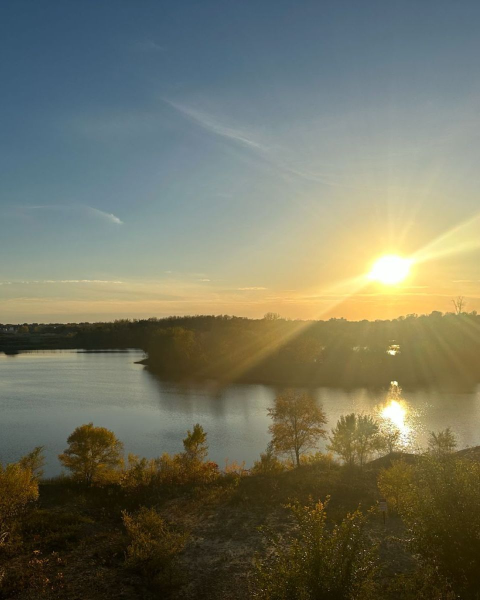
#> input picture andrew-drish/img/hermit.jpg, 960 x 1200 px, given in place of ld14.png, which was not available (shown at 1/2 size)
$ python stills.py ../../andrew-drish/img/hermit.jpg
#> lines starting #> are read from the running program, lines starting #| are printed output that depends on the picture; after the words box and inside, x2 and y2 are one past the last pixel; in counts of white or black regions, pixels touching at a corner belong together; pictures that were not available may be replaced by others from this repository, and a replacement may not be noted
# Graded stills (brief §5.6, §7a, §7e): slab texture + hero grounds, A-300 portrait and empty bay, A-301
# material crops, the plan-cut still. Same grade as the mezzanines (blacks on #0B0B0A, saturation -10% with
# chalk blue and orange protected). AVIF + JPEG, each fitted to its §7e budget.
# usage: python -I stills.py [--only id,id] [--ghost 0.12]
#   --only: rebuild just these ids (e.g. --only hero-ground-169,hero-ground-916); the report is merged.
#   --ghost: opacity of the pre-snap ghost baked into the hero grounds (FIXLIST-1 §8 H-2b), default 0.12.
import os, sys, json, io, subprocess
import numpy as np, cv2
from PIL import Image

ARGV = sys.argv[1:]
def opt(name, default):
    return ARGV[ARGV.index(name) + 1] if name in ARGV else default
ONLY = set(x for x in opt('--only', '').split(',') if x)
def want(k): return not ONLY or k in ONLY
GHOST = float(opt('--ghost', '0.12'))

S = '/tmp/claude-0/-home-user/a462cba4-955f-5044-9e19-3a11e18ef1bf/scratchpad'
M = S + '/media'; N = M + '/new'
R = os.path.dirname(os.path.dirname(os.path.abspath(__file__))); P = R + '/public/media'
SLAB = np.array([10, 11, 11], np.float32) / 255.0

def bump(h, lo, hi, soft=8.0): return np.clip(np.minimum(h - (lo - soft), (hi + soft) - h) / soft, 0, 1)
def grade(bgr8):
    f = bgr8.astype(np.float32) / 255.
    hsv = cv2.cvtColor(f, cv2.COLOR_BGR2HSV); h = hsv[..., 0]
    hsv[..., 1] *= 1.0 - 0.10 * (1.0 - np.maximum(bump(h, 200, 230), bump(h, 8, 30)))
    f = SLAB + cv2.cvtColor(hsv, cv2.COLOR_HSV2BGR) * (1 - SLAB)
    return (np.clip(f, 0, 1) * 255 + .5).astype(np.uint8)
def exposure(bgr8, k):
    c = bgr8.astype(np.float32) / 255.; lin = np.where(c <= 0.04045, c / 12.92, ((c + 0.055) / 1.055) ** 2.4) * k
    s = np.where(lin <= 0.0031308, lin * 12.92, 1.055 * np.power(np.maximum(lin, 1e-8), 1 / 2.4) - 0.055)
    return (np.clip(s, 0, 1) * 255 + .5).astype(np.uint8)
def save(bgr8, base, budget_kb, jq=82):
    im = Image.fromarray(cv2.cvtColor(bgr8, cv2.COLOR_BGR2RGB))
    for q in (70, 64, 58, 52, 46, 40, 34, 28, 22):
        b = io.BytesIO(); im.save(b, 'AVIF', quality=q, speed=4)
        if b.tell() <= budget_kb * 1000: break
    open(base + '.avif', 'wb').write(b.getvalue())
    for jqq in (jq, 76, 70, 64, 58):
        bj = io.BytesIO(); im.save(bj, 'JPEG', quality=jqq, optimize=True, progressive=True)
        if bj.tell() <= budget_kb * 2500: break   # JPEG fallback: allowed ~2.5x the AVIF budget
    open(base + '.jpg', 'wb').write(bj.getvalue())
    return {'avifQ': q, 'avif': len(b.getvalue()), 'jpgQ': jqq, 'jpg': len(bj.getvalue()), 'budgetKB': budget_kb}
def fitsq(img, cx, cy, side, out):
    h, w = img.shape[:2]; side = min(side, w, h)
    x0 = int(np.clip(cx - side / 2, 0, w - side)); y0 = int(np.clip(cy - side / 2, 0, h - side))
    return cv2.resize(img[y0:y0 + side, x0:x0 + side], (out, out), interpolation=cv2.INTER_AREA)

def film_frame(path, n, crop=None):
    """frame n of a video, decoded with the system ffmpeg (BGR uint8)"""
    vf = f'select=eq(n\\,{n})' + (f',crop={crop}' if crop else '')
    raw = subprocess.run(['ffmpeg', '-v', 'error', '-i', path, '-vf', vf, '-frames:v', '1', '-f', 'image2pipe', '-vcodec', 'png', '-'],
                         capture_output=True, check=True).stdout
    return cv2.imdecode(np.frombuffer(raw, np.uint8), cv2.IMREAD_COLOR)
def near_darken(bgr8, dk):
    """the hero film's NEAR darkening (hero.py), so a ghost cut from the mezzanine matches the film's look"""
    H, W = bgr8.shape[:2]; x0, y0, x1, y1 = dk['box']; amt = dk['linearLightRemoved']
    m = np.zeros((H, W), np.float32); mg = 0.03 * max(W, H)
    cv2.ellipse(m, (int((x0 + x1) / 2 * W), int((y0 + y1) / 2 * H)), (int((x1 - x0) / 2 * W * 1.18 + mg), int((y1 - y0) / 2 * H * 1.35 + mg)), 0, 0, 360, 1.0, -1)
    sig = max(W, H) * 0.045
    m = cv2.GaussianBlur(cv2.dilate(m, cv2.getStructuringElement(cv2.MORPH_ELLIPSE, (int(sig * 2.5) | 1, int(sig * 2.5) | 1))), (0, 0), sig)
    m = (m / m.max())[..., None]
    c = bgr8.astype(np.float32) / 255.; lin = np.where(c <= 0.04045, c / 12.92, ((c + 0.055) / 1.055) ** 2.4) * (1 - amt * m)
    s_ = np.where(lin <= 0.0031308, lin * 12.92, 1.055 * np.power(np.maximum(lin, 1e-8), 1 / 2.4) - 0.055)
    return (np.clip(s_, 0, 1) * 255 + .5).astype(np.uint8)
# H-2b (director, FIXLIST-1 §8): the A-000 ground carries a faint PRE-SNAP GHOST of the same film, so the first
# paint is not an empty slab and the film rises out of it. 16:9: c34 frame 60 = the hero film's FIRST frame
# (decoded from the shipped AV1 file, so the film starts exactly where the ghost is). 9:16: the hero film starts at
# N01b frame 76, after the snap (dust already up), so the ghost is N01b frame 48: 07 crouched, holding the line taut,
# same static camera and the same 1076x1912 crop at y 6, with the film's NEAR darkening applied. Blend: the graded
# frame at GHOST opacity over the slab ground (sRGB "normal" blend, as a CSS layer at that opacity would be).
GHOST_SRC = {
    'hero-ground-169': dict(kind='film', path=P + '/hero/hero-snap-169.av1.mp4', n=0, src='c34 frame 60 (hero-snap-169 frame 0)'),
    'hero-ground-916': dict(kind='mezz', path=S + '/a5tmp/mezz/n01b.mp4', n=48, crop='1076:1912:0:6', meta=P + '/hero/hero-meta-916.json',
                            src='N01b frame 48 (pre-snap; the 9:16 film starts at N01b frame 76)'),
}
def ghost_ground(gid, ground):
    g = GHOST_SRC[gid]
    if g['kind'] == 'film':
        fr = film_frame(g['path'], g['n'])
    else:
        fr = near_darken(film_frame(g['path'], g['n'], g['crop']), json.load(open(g['meta']))['nearDarken'])
    assert fr.shape == ground.shape, (fr.shape, ground.shape)
    out = ground.astype(np.float32) * (1 - GHOST) + fr.astype(np.float32) * GHOST
    return (np.clip(out, 0, 255) + .5).astype(np.uint8), fr

rep = {}
_rp = R + '/pipeline/out/stills.json'
if ONLY and os.path.exists(_rp): rep = json.load(open(_rp))
ld14 = cv2.imread(M + '/lookdev/ld14.png')                      # 1024² seamless concrete
#> ld14 is the input picture: shape (1200, 960, 3); mean B, G, R 96.7, 115.3, 114.5
# clean tile (A1, A4-2): inpaint ld14's faint orange survey ticks so the site-wide tiled ground has no marks
_lab = cv2.cvtColor(ld14, cv2.COLOR_BGR2LAB).astype(np.float32)
_a, _b = _lab[..., 1] - 128, _lab[..., 2] - 128
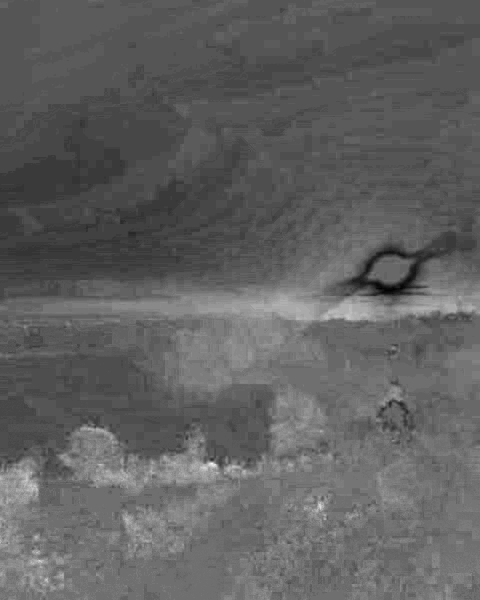
#> _a: shape (1200, 960) float32 (shown at 1/2 size); min -17, max 22, mean -2.1; drawn with min black and max white
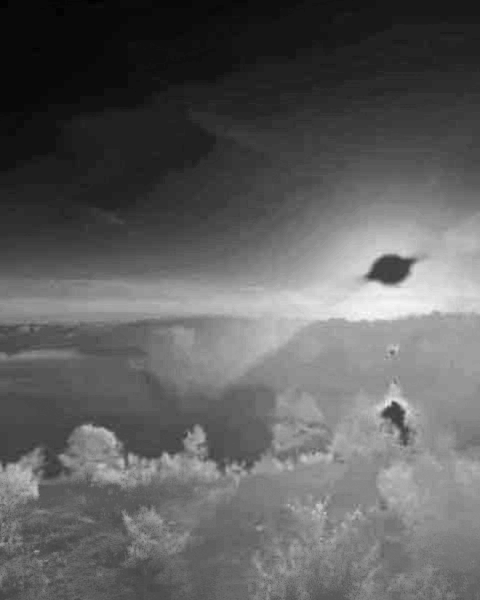
#> _b: shape (1200, 960) float32 (shown at 1/2 size); min -21, max 62, mean 10.1; drawn with min black and max white
_m = ((_a > 5) | (np.hypot(_a, _b) > 9)).astype(np.uint8)          # chromatic (orange/pink) marks
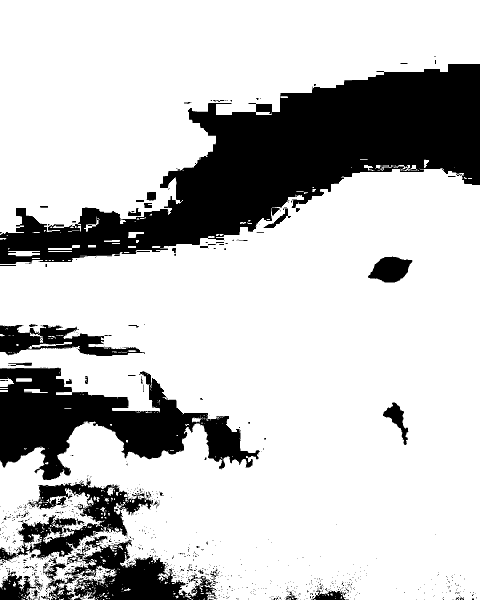
#> _m: shape (1200, 960) (shown at 1/2 size); values 0 (black) and 1 (white), 77.4% white; 999 black regions (929 under 20 px), largest, box (x1, y1, x2, y2) and area: (0, 128, 960, 528) 152025, (0, 735, 520, 960) 51335, (86, 1072, 433, 1200) 18710
_m = cv2.morphologyEx(_m, cv2.MORPH_CLOSE, np.ones((5, 5), np.uint8))
#> _m: shape (1200, 960); values 0 (black) and 1 (white), 79.1% white; 72 black regions (1 under 20 px), largest, box (x1, y1, x2, y2) and area: (0, 128, 960, 528) 149298, (0, 736, 408, 960) 44290, (174, 1086, 375, 1200) 11848
_n, _lb, _st, _ = cv2.connectedComponentsWithStats(_m, 8)
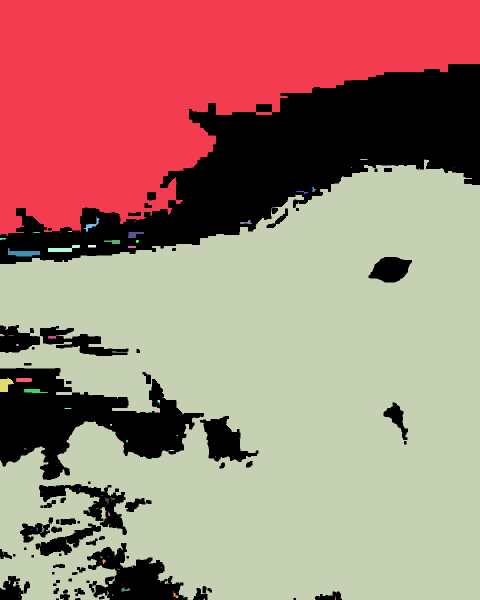
#> _lb: shape (1200, 960) int32 (shown at 1/2 size); 74 distinct labels, from 0 to 73; one colour per label, 0 black
_m = np.isin(_lb, [i for i in range(1, _n) if _st[i, 4] >= 30]).astype(np.uint8)   # ticks, not specks
#> _m: shape (1200, 960); values 0 (black) and 1 (white), 79% white; 72 black regions (1 under 20 px), largest, box (x1, y1, x2, y2) and area: (0, 128, 960, 528) 149376, (0, 736, 408, 960) 44416, (174, 1086, 375, 1200) 11895
_m = cv2.dilate(_m, np.ones((11, 11), np.uint8))
#> _m: shape (1200, 960); values 0 (black) and 1 (white), 84.6% white; 41 black regions (9 under 20 px), largest, box (x1, y1, x2, y2) and area: (0, 133, 960, 523) 125766, (0, 741, 380, 954) 33429, (215, 1124, 355, 1200) 5877
ld14 = cv2.inpaint(ld14, _m * 255, 6, cv2.INPAINT_TELEA)
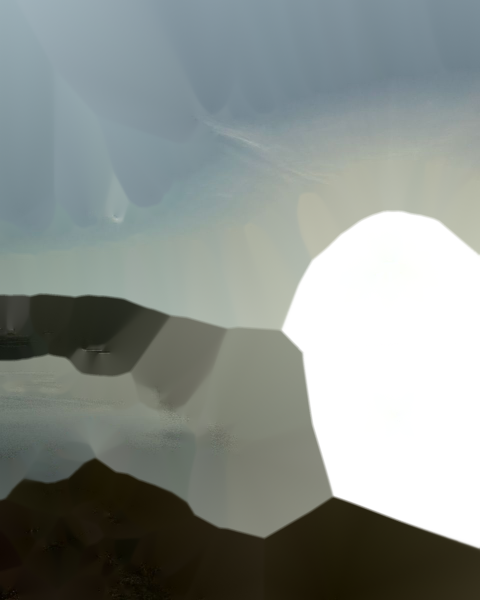
#> ld14: shape (1200, 960, 3) (shown at 1/2 size); mean B, G, R 139.8, 143.8, 137
tile = lambda w, h: np.tile(ld14, (h // 1024 + 1, w // 1024 + 1, 1))[:h, :w]
# tex-slab ships at FULL exposure: A1 tiles it site-wide multiplied by rgb(31 31 30) (≈12%). The hero
# grounds are pre-multiplied by exactly that (sRGB multiply, as CSS does) so the frame box matches the page.
MUL = np.array([30, 31, 31], np.float32) / 255.                   # BGR of rgb(31 31 30)
mul = lambda im: (im.astype(np.float32) * MUL + .5).astype(np.uint8)
if want('tex-slab'): rep['tex-slab'] = save(grade(ld14), P + '/tex/tex-slab', 120)
#> in grade, `hsv = cv2.cvtColor(f, cv2.COLOR_BGR2HSV)`: hsv: shape (1200, 960, 3) float32; mean H, S, V 122.1, 0.2, 0.6
#> in grade, `h = hsv[..., 0]`:
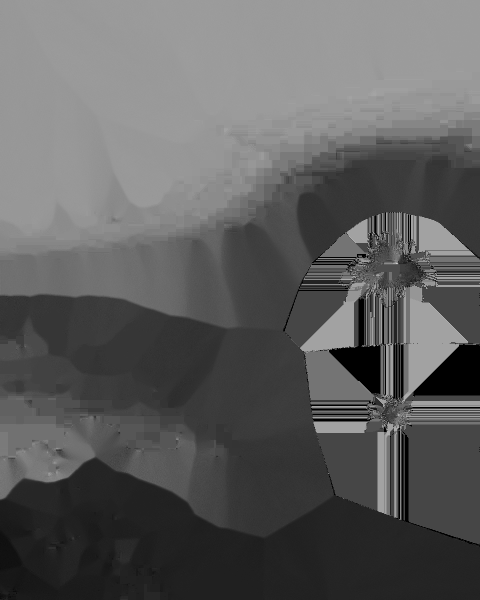
#> h: shape (1200, 960) float32 (shown at 1/2 size); min 0, max 330, mean 122.1; drawn with min black and max white
#> call 2 of bump, with lo = 8, hi = 30, soft = 8
#> in bump (call 2), `def bump(h, lo, hi, soft=8.0): return np.clip(np.minimum(h - (lo - sof..`:
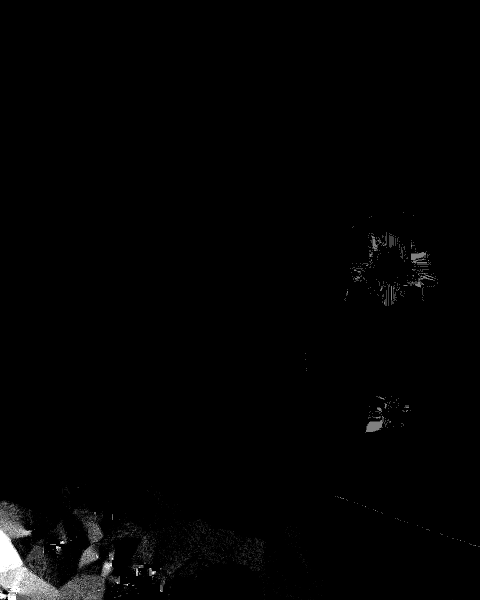
#> returned value: shape (1200, 960) float32 (shown at 1/2 size); min 0, max 1, mean 0.0123
#> in grade, `hsv[..., 1] *= 1.0 - 0.10 * (1.0 - np.maximum(bump(h, 200, 230), bump(..`: hsv: shape (1200, 960, 3) float32; mean H, S, V 122.1, 0.2, 0.6
#> in grade, `f = SLAB + cv2.cvtColor(hsv, cv2.COLOR_HSV2BGR) * (1 - SLAB)`: f: shape (1200, 960, 3) float32; mean H, S, V 0.569, 0.584, 0.559
#> (the run stopped early here; a loop or call above may not have finished)

$ run again, on andrew-drish/img/love.jpg
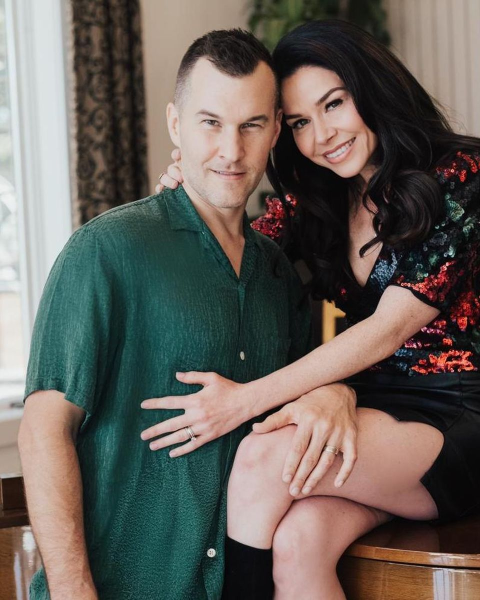
#> input picture andrew-drish/img/love.jpg, 960 x 1200 px, given in place of ld14.png, which was not available (shown at 1/2 size)
#> ld14 is the input picture: shape (1200, 960, 3); mean B, G, R 89.8, 96.2, 102.3
#> `_m = ((_a > 5) | (np.hypot(_a, _b) > 9)).astype(np.uint8)`:
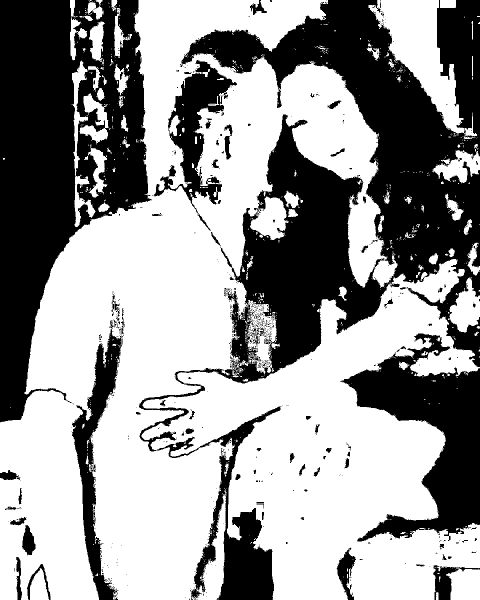
#> _m: shape (1200, 960) (shown at 1/2 size); values 0 (black) and 1 (white), 59.5% white; 789 black regions (710 under 20 px), largest, box (x1, y1, x2, y2) and area: (278, 0, 960, 1200) 229268, (0, 0, 303, 845) 141637, (681, 667, 960, 1083) 49307
#> _lb: shape (1200, 960) int32; 156 distinct labels, from 0 to 155
#> in bump (call 2), `def bump(h, lo, hi, soft=8.0): return np.clip(np.minimum(h - (lo - sof..`:
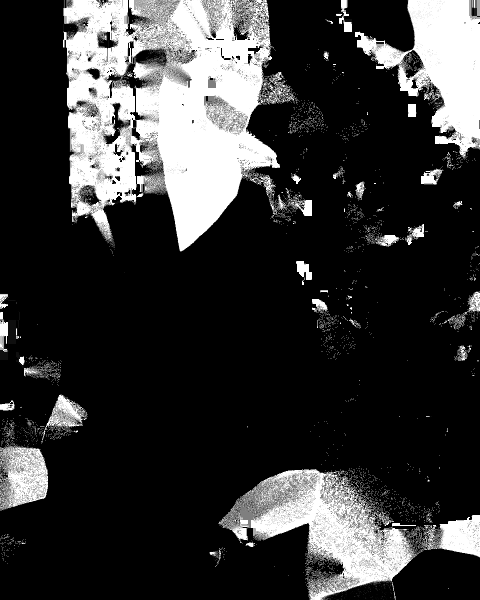
#> returned value: shape (1200, 960) float32 (shown at 1/2 size); min 0, max 1, mean 0.214

$ run again, on andrew-drish/img/prepper.jpg
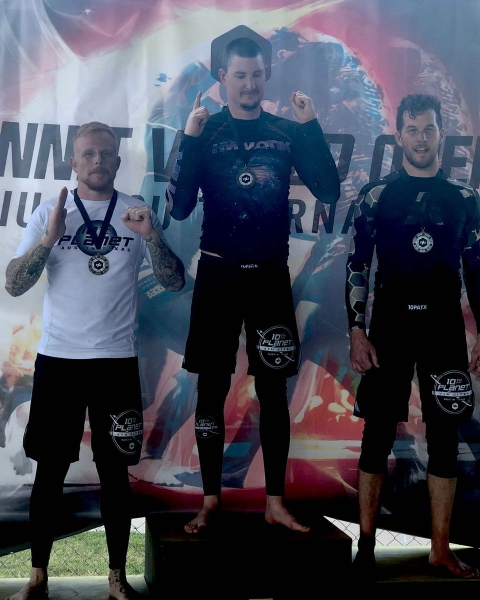
#> input picture andrew-drish/img/prepper.jpg, 960 x 1200 px, given in place of ld14.png, which was not available (shown at 1/2 size)
#> ld14 is the input picture: shape (1200, 960, 3); mean B, G, R 85.2, 72.4, 68.9
#> `_m = ((_a > 5) | (np.hypot(_a, _b) > 9)).astype(np.uint8)`:
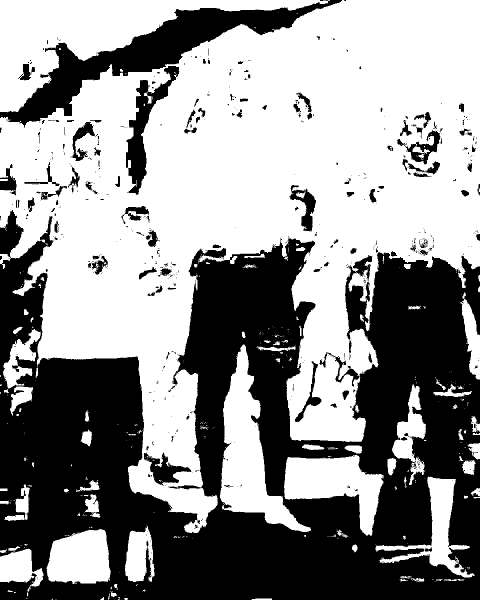
#> _m: shape (1200, 960) (shown at 1/2 size); values 0 (black) and 1 (white), 57.4% white; 640 black regions (514 under 20 px), largest, box (x1, y1, x2, y2) and area: (0, 432, 960, 1200) 421763, (0, 0, 684, 255) 35985, (252, 132, 359, 390) 7569
#> _lb: shape (1200, 960) int32; 151 distinct labels, from 0 to 150
#> in bump (call 2), `def bump(h, lo, hi, soft=8.0): return np.clip(np.minimum(h - (lo - sof..`:
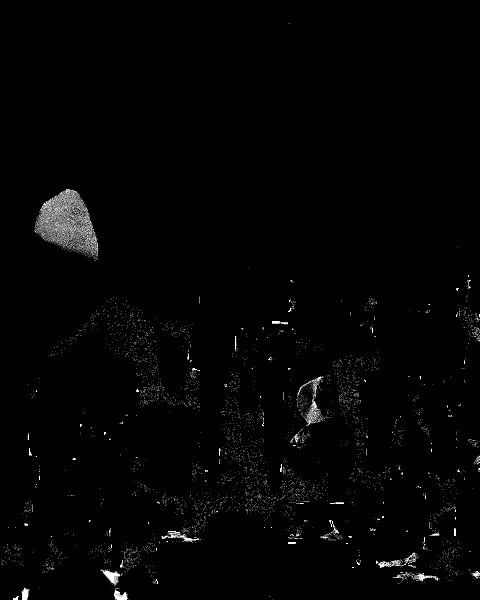
#> returned value: shape (1200, 960) float32 (shown at 1/2 size); min 0, max 1, mean 0.0141
